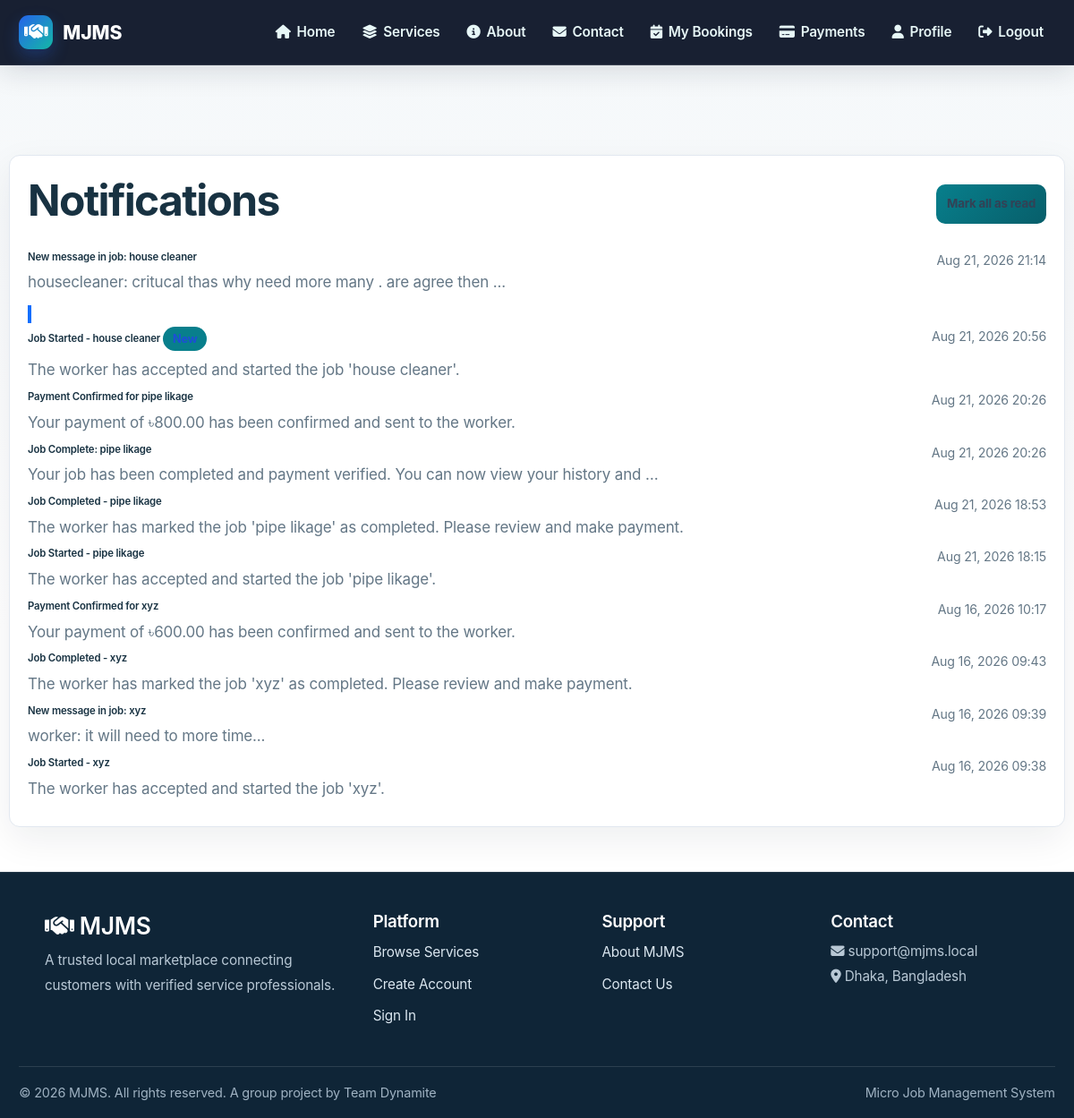
/notifications/ (signed in), run on an earlier commit of the app's database.
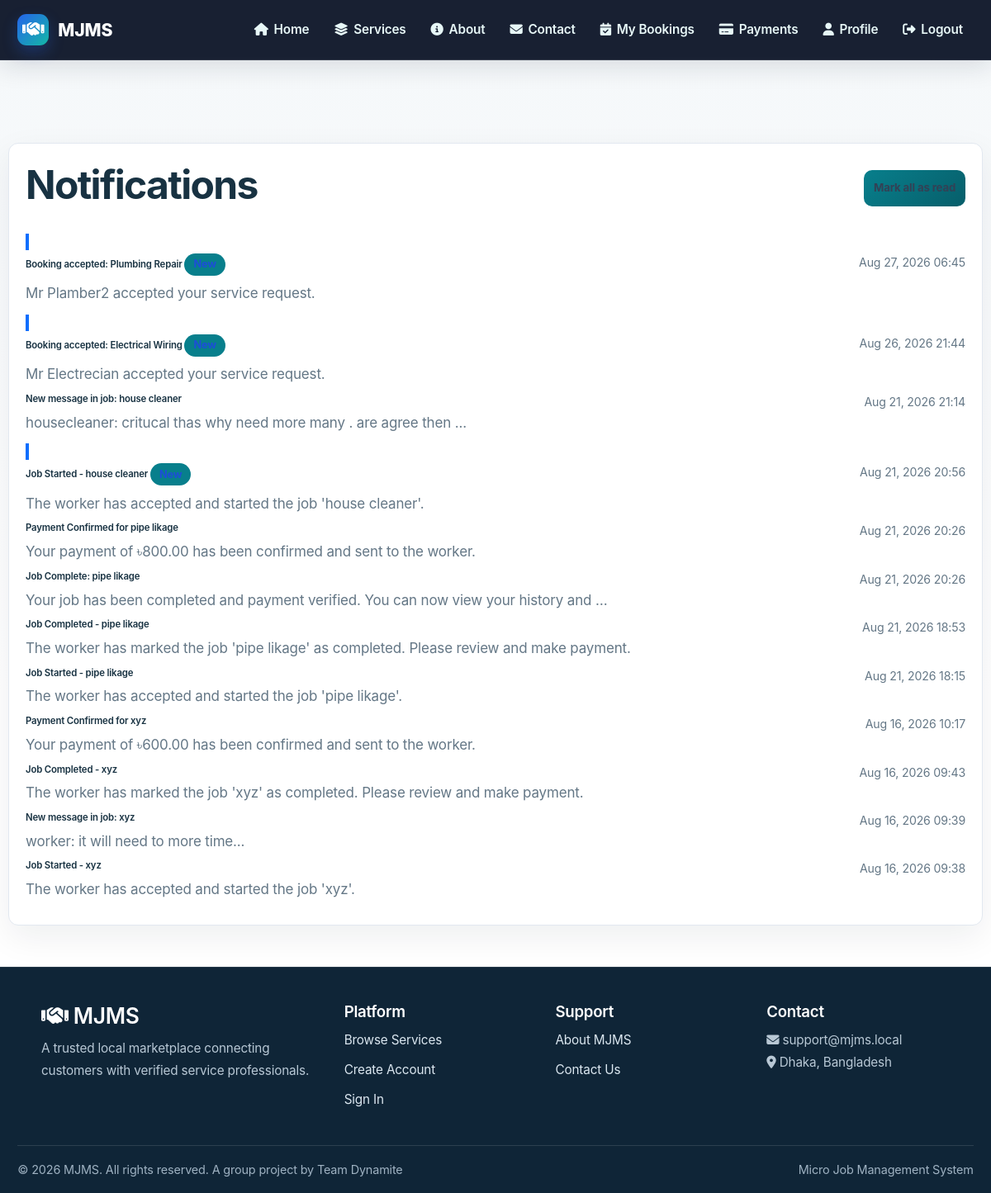
And on a later commit of the database.
### notifications/models.py (models this page shows, shortened)
class Notification(models.Model):
    NOTIFICATION_TYPE_CHOICES = [
        ('JOB_COMPLETED', 'Job Completed by Worker'),
        ('JOB_STARTED', 'Job Started'),
        ('JOB_CANCELLED', 'Job Cancelled'),
        ('JOB_WORKER_UNAVAILABLE', 'Worker Unavailable at Requested Time'),
        ('JOB_CONFLICT', 'Job Time Conflict'),
        ('WORKER_APPLIED', 'Worker Applied for Your Request'),
        ('APPLICATION_ACCEPTED', 'Your Application Was Accepted'),
        ('APPLICATION_REJECTED', 'Your Application Was Rejected'),
        ('JOB_PAYMENT_SUBMITTED', 'Payment Submitted for Job'),
        ('PAYMENT_VERIFIED', 'Payment Verified - You Received Payment'),
        ('PAYMENT_PENDING', 'Payment Pending Verification'),
        ('WORKER_APPROVED', 'Your Worker Account Has Been Approved'),
        ('WORKER_REJECTED', 'Your Worker Account Application Was Rejected'),
        ('WORKER_PROFILE_UPDATED', 'Your Worker Profile Was Updated'),
        ('GENERAL', 'General Notification'),
    ]
    user = models.ForeignKey(
        settings.AUTH_USER_MODEL,
        on_delete=models.CASCADE,
        related_name='notifications'
    )
    title = models.CharField(max_length=255)
    message = models.TextField()
    notification_type = models.CharField(
        max_length=50,
        choices=NOTIFICATION_TYPE_CHOICES,
        default='GENERAL'
    )
    is_read = models.BooleanField(default=False)
    job = models.ForeignKey(
        'bookings.Job',
        on_delete=models.SET_NULL,
        null=True,
        blank=True,
        related_name='notifications'
    )
    payment = models.ForeignKey(
        'payments.Payment',
        on_delete=models.SET_NULL,
        null=True,
        blank=True,
        related_name='notifications'
    )
    related_user = models.ForeignKey(
        settings.AUTH_USER_MODEL,
        on_delete=models.SET_NULL,
        null=True,
        blank=True,
        related_name='notifications_about_me'
    )
    created_at = models.DateTimeField(auto_now_add=True)
    updated_at = models.DateTimeField(auto_now=True)
    class Meta:
        ordering = ['-created_at']
        indexes = [
            models.Index(fields=['user', '-created_at']),
            models.Index(fields=['user', 'is_read']),
            models.Index(fields=['notification_type']),
        ]

### notifications/views.py (the view)
# urls.py: path('', views.notification_list, name='notification_list'),
@login_required
def notification_list(request):
    notifications = Notification.objects.filter(user=request.user).order_by('-created_at')
    unread_count = notifications.filter(is_read=False).count()
    return render(request, 'notifications/notification_list.html', {
        'notifications': notifications,
        'unread_count': unread_count,
    })

### notifications/views.py (called while the page is built)
def notification_context(request):
    if not request.user.is_authenticated:
        return {}
    return {
        'unread_notification_count': Notification.objects.filter(
            user=request.user,
            is_read=False,
        ).count(),
    }

### templates/notifications/notification_list.html (shortened to what this page needs)
{% extends "base.html" %}
{% load static %}
{% block extra_css %}
<link rel="stylesheet" href="{% static 'css/notification-list.css' %}">
{% endblock %}
{% block content %}
<div class="container" style="margin-top: 100px; margin-bottom: 50px;">
    <div class="row">
        <div class="col-md-10 offset-md-1">
            <div class="d-flex justify-content-between align-items-center mb-4">
                <h1>Notifications</h1>
                {% if unread_count > 0 %}
                    <a href="{% url 'mark_all_notifications_read' %}" class="btn btn-sm btn-secondary">
                        Mark all as read
                    </a>
                {% endif %}
            </div>
            {% if notifications %}
                <div class="list-group">
                    {% for notification in notifications %}
                        <a href="{% url 'notification_detail' notification.id %}" class="list-group-item list-group-item-action {% if not notification.is_read %}active{% endif %}">
                            <div class="d-flex w-100 justify-content-between">
                                <div>
                                    <h6 class="mb-1">
                                        {{ notification.title }}
                                        {% if not notification.is_read %}
                                            <span class="badge bg-primary">New</span>
                                        {% endif %}
                                    </h6>
                                    <p class="mb-1 text-muted">{{ notification.message|truncatewords:15 }}</p>
                                </div>
                                <small class="text-muted">
                                    {{ notification.created_at|date:"M d, Y H:i" }}
                                </small>
                            </div>
                        </a>
                    {% endfor %}
                </div>
            {% else %}
                <div class="alert alert-info">
                    <h5>No notifications yet</h5>
                    <p>You'll see notifications here when workers apply for your jobs, payments are made, or jobs are completed.</p>
                </div>
            {% endif %}
        </div>
    </div>
</div>
{% endblock %}

What changed in the data, as far as the page shows it:
added Notification: title "Booking accepted: Plumbing Repair", message "Mr Plamber2 accepted your service request.", created_at "Aug 27, 2026 06:45", is_read False (drawn)
added Notification: title "Booking accepted: Electrical Wiring", message "Mr Electrecian accepted your service request.", created_at "Aug 26, 2026 21:44", is_read False (drawn)
